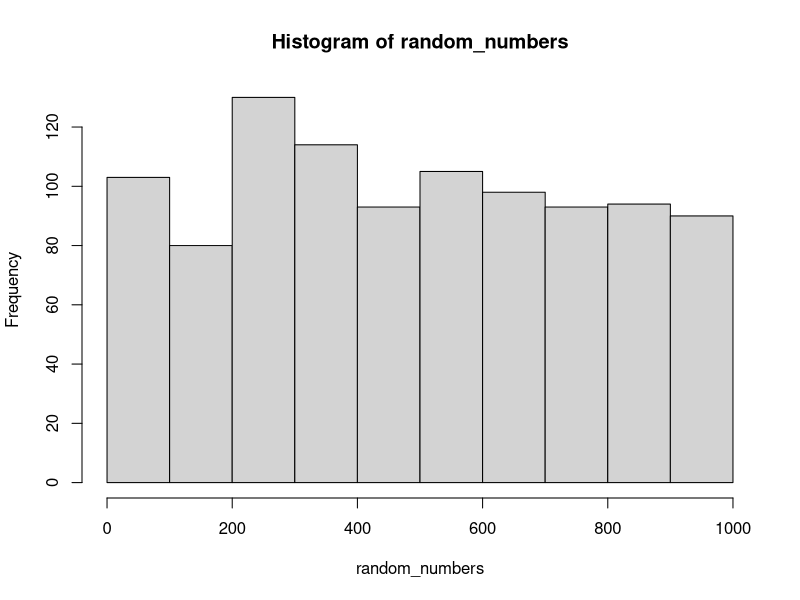
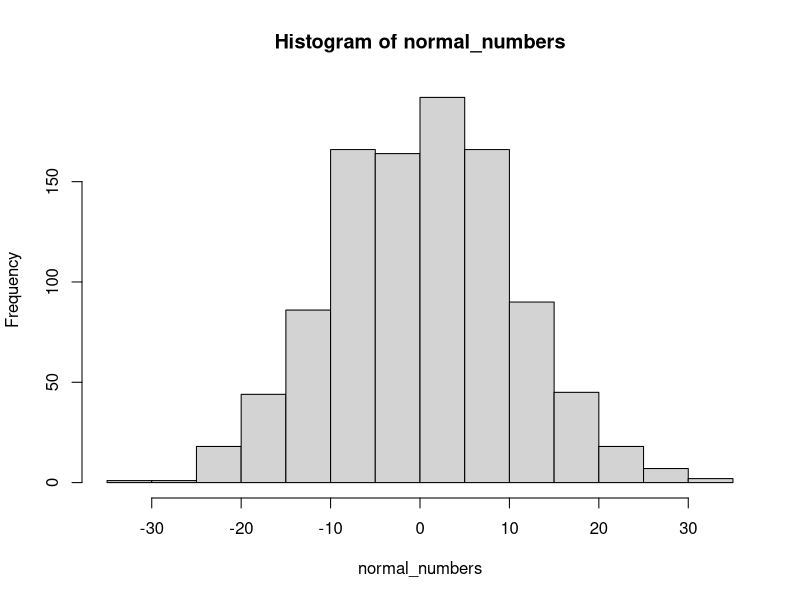

Write R code to recreate these figures, in order.
## ---- chunk 1
1 == 1 # is 1 equal to 1?
#> [1] TRUE
1 == 2 # is 1 equal to 2?
#> [1] FALSE

c(1, 2, 3) == c(2, 1, 3) # compares each element with each element
#> [1] FALSE FALSE  TRUE
1 == c(2, 1, 3)
#> [1] FALSE  TRUE FALSE

## ---- chunk 2
1 != 1 # is 1 equal to 1?
#> [1] FALSE
1 != 2 # is 1 equal to 2?
#> [1] TRUE

c(1, 2, 3) != c(2, 1, 3) # compares each element with each element
#> [1]  TRUE  TRUE FALSE
1 != c(2, 1, 3)
#> [1]  TRUE FALSE  TRUE
## ---- chunk 3

1 > 1 # is 1 greater than 1?
#> [1] FALSE
5 > 1 # is 5 greater than 1?
#> [1] TRUE
3 < 2 # is 3 less than 2?
#> [1] FALSE
3 < 1 # is 3 less than 1?
#> [1] FALSE

c(1, 2, 3) > c(2, 1, 3) # ask the question element by element
#> [1] FALSE  TRUE FALSE
c(1, 2, 3) < c(2, 1, 3)
#> [1]  TRUE FALSE FALSE

2 > c(1, 2, 3) # is greater than each of the numbers
#> [1]  TRUE FALSE FALSE
## ---- chunk 4
1 >= 1 # is 1 greater than 1?
#> [1] TRUE
5 >= 1 # is 5 greater than 1?
#> [1] TRUE
3 <= 2 # is 3 less than 2?
#> [1] FALSE
3 <= 1 # is 3 less than 1?
#> [1] FALSE

c(1, 2, 3) >= c(2, 1, 3) # ask the question element by element
#> [1] FALSE  TRUE  TRUE
c(1, 2, 3) <= c(2, 1, 3)
#> [1]  TRUE FALSE  TRUE

2 >= c(1, 2, 3) # is greater than each of the numbers
#> [1]  TRUE  TRUE FALSE
## ---- chunk 5
# is 16 divisible by 4 AND 8
16 %% 4 == 0 & 16 %% 8 == 0
#> [1] TRUE

# is 16 divisible by 4 AND 3
16 %% 4 == 0 & 16 %% 3 == 0
#> [1] FALSE

# is 16 divisible by 8 and 4 and 2
16 %% 4 == 0 & 16 %% 8 == 0 & 16 %% 2 == 0
#> [1] TRUE
## ---- chunk 6
# is 16 divisible by 4 OR 8
16 %% 4 == 0 | 16 %% 8 == 0
#> [1] TRUE

# is 16 divisible by 4 OR 3
# it is divisible by 4, so the answer is TRUE
# because at least one of the comparisons is TRUE
16 %% 4 == 0 | 16 %% 3 == 0
#> [1] TRUE
## ---- chunk 7
c(1, 2, 3) == c(1, 2, 3)
#> [1] TRUE TRUE TRUE
sum(c(1, 2, 3) == c(1, 2, 3))
#> [1] 3

c(1, 2, 3) == c(2, 1, 3)
#> [1] FALSE FALSE  TRUE
sum(c(1, 2, 3) == c(2, 1, 3))
#> [1] 1
## ---- chunk 8
a <- 1 # define a to be a 1
if (a == 1) {
  print(a) # this is what happens if a==1
} else {
  print("A is not 1") # this is what happens if a is not 1
}
#> [1] 1


a <- 2 # define a to be a 1
if (a == 1) {
  print(a) # this is what happens if a==1
} else {
  print("A is not 1") # this is what happens if a is not 1
}
#> [1] "A is not 1"
## ---- chunk 9
a <- c(1, 0, 1, 0, 0, 0, 1) # make a variable contain 1s and 0s

# write a loop to check each element in the variable
# and do different things depending on the element

for (i in a) {
  if (i == 1) {
    print("I'm a 1") # what to do when i is 1
  } else {
    print("I'm not a 1") # what to do when i is not 1
  }
}
#> [1] "I'm a 1"
#> [1] "I'm not a 1"
#> [1] "I'm a 1"
#> [1] "I'm not a 1"
#> [1] "I'm not a 1"
#> [1] "I'm not a 1"
#> [1] "I'm a 1"
## ---- chunk 10
function_name <- function(input1, input2) {
  #code here
  return(something)
}
## ---- chunk 11
# Declare a custom function to calculate the area of a circle
circle_area <- function(radius) {
  pi * radius^2
}

# Call the function with a radius of 3
circle_area(3)

## ---- chunk 12
# sum numbers from 1 to 100
sum(1:100)
#1+2+3+4
a <- 0
for(i in 1:100){
  a <- a+i
}
a

## ---- chunk 13

sum(50:100)
sum(500:1000)

sum_sequence <- function(min,max){
  return(sum(min:max))
  
}


sum_sequence(min = 5, max = 100)
sum_sequence_loop <- function(min,max){
  
  a <- 0
  
  for(i in min:max){
    a <- a+i
  }
  
  return(a)
  
}

sum_sequence_loop(1,10)
## ---- chunk 14
 random_numbers <-runif(n = 1000,min=0,max=1000)
 
 hist(random_numbers)
 
 
  normal_numbers <-rnorm(n = 1000,0,10)
 
 hist(normal_numbers)
 
 sample(1:6, 1)
 
## ---- chunk 15
#using as few intrinsic functions as possible

## mean
some_numbers <- 1:10
mean(some_numbers)
mean_A <- function(x) {
  return(sum(x) / length(x))
}
mean_A(some_numbers)
##
some_numbers <- 1:10
temp_sum <- 0
temp_length <- 0
for(i in some_numbers){
  temp_sum <- temp_sum+i
  temp_length <- temp_length+1
}
temp_sum
temp_length
temp_sum/temp_length
mean_B <- function(x){
  
  temp_sum <- 0
  temp_length <- 0
  for (i in x) {
    temp_sum <- temp_sum + i
    temp_length <- temp_length + 1
  }
  
  return(temp_sum/temp_length)
}
mean_B(1:100)

## ---- chunk 16
# create a vector with numbers 1 to 100
num_vector <- 1:100

# filter the odd numbers using modulo operator
odd_numbers <- num_vector[num_vector %% 2 != 0]

# print the odd numbers
print(odd_numbers)

## ---- chunk 17
# create a vector with numbers 2 to 1000
num_vector <- 2:1000

# create a vector to store the prime numbers
prime_numbers <- c()

# loop over the numbers in num_vector
for (num in num_vector) {
  
  # create a vector with numbers from 2 to num-1
  divisor_vector <- 2:(num - 1)
  
  # check if the number is prime
  if (length(divisor_vector[num %% divisor_vector == 0]) == 0) {
    prime_numbers <- c(prime_numbers, num)
  }
}

# print the prime numbers
print(prime_numbers)

## ---- chunk 18
# create a character vector
my_string <- "Hello, World!"

# count the number of characters in the string variable
num_chars <- nchar(my_string)

# print the number of characters
print(num_chars)

# split the character vector using the strsplit() function
split_string <- strsplit(my_string, "")

# print the split character vector
print(split_string)


## ---- chunk 19
# create a string variable
my_string <- "my nam is hanan. i am learning R programming .it is very fun ."

# split the string by the period character
sentences <- strsplit(my_string, "\\.")[[1]]

# count the number of sentences
num_sentences <- length(sentences)

# print the number of sentences
print(num_sentences)

## ---- chunk 20
# define the test word and sentence
test_word <- "fox"
test_sentence <- "is the word hello in this sentence"

# perform the logical test to see if the test word is contained in the test sentence
is_word_in_sentence <- test_word %in% strsplit(test_sentence, " ")[[1]]

# print the result of the logical test
print(is_word_in_sentence)

## ---- chunk 21
for(i in 1:100) {
  if(i %% 3 == 0 & i %% 5 == 0) {
    print("FizzBuzz")
  } else if(i %% 3 == 0) {
    print("Fizz")
  } else if(i %% 5 == 0) {
    print("Buzz")
  } else {
    print(i)
  }
}
## ---- chunk 22
# rolling a dice with sample
sample(c(1,2,3,4,5,6),1)
#> [1] 5
sample(c(1,2,3,4,5,6),1)
#> [1] 4
sample(c(1,2,3,4,5,6),1)
#> [1] 4
## ---- chunk 23

snakes_and_ladders <- list(`14` = 4, `19` = 8, `24` = 16, `34` = 30, `40` = 28, `48` = 36, `54` = 46, `62` = 45, `64` = 60, `74` = 68, `89` = 53, `92` = 88, `95` = 75, `99` = 80)

# Define a function to simulate one game of Snakes and Ladders
play_game <- function() {
  total_sum <- 0
  number_of_rolls <- 0
  position <- 0  # start at the beginning of the board
  
  while(position < 25) {
    number_of_rolls <- number_of_rolls + 1
    roll <- sample(c(1, 2, 3, 4, 5, 6), 1)
    total_sum <- total_sum + roll
    
    if(total_sum > 100) {
      total_sum <- total_sum - roll
    } else {
      # Check if the roll lands on a ladder or a snake
      new_position <- ifelse(names(snakes_and_ladders) == as.character(total_sum), unlist(snakes_and_ladders[as.character(total_sum)]), total_sum)
      position <- ifelse(length(new_position) > 1, new_position[1], new_position)
    }
  }
  
  number_of_rolls
}

# Record the results from multiple simulations
set.seed(123)
save_rolls <- replicate(100, play_game())

# Estimate the average number of rolls needed to successfully complete the game
mean(save_rolls)
## ---- chunk 24
save_rolls<- c()
for(sims in 1:100){
  curpos<-0 
  number_of_rolls<-0

while(curpos < 25){
  curpos <- curpos+sample(c(1,2,3,4,5, 6) ,1)

 if ( curpos == 1){
curpos<-6
}
if (curpos == 6) {
  curpos<-9
}

if ( curpos == 9) {
 curpos<- 12
}
if ( curpos == 12) 
 curpos<-17
if ( curpos ==17) {
 curpos<-20
}
if ( curpos == 20) {
 curpos<-24
}
if (curpos==24){
 curpos<-84
}
number_of_rolls <- number_of_rolls+1
}
save_rolls[sims]<- number_of_rolls
}
mean(save_rolls)
